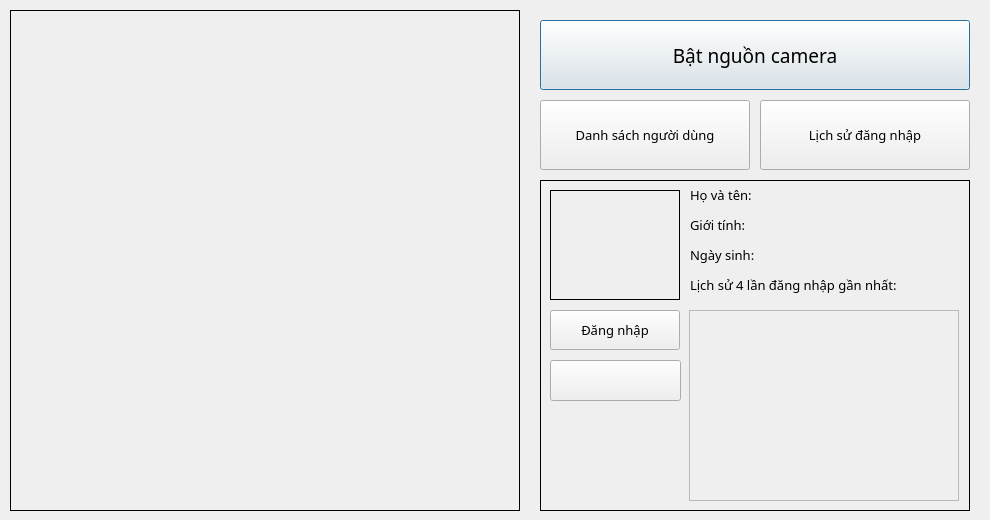
<?xml version="1.0" encoding="UTF-8"?>
<ui version="4.0">
 <class>Dialog</class>
 <widget class="QDialog" name="Dialog">
  <property name="geometry">
   <rect>
    <x>0</x>
    <y>0</y>
    <width>990</width>
    <height>520</height>
   </rect>
  </property>
  <property name="minimumSize">
   <size>
    <width>990</width>
    <height>520</height>
   </size>
  </property>
  <property name="maximumSize">
   <size>
    <width>990</width>
    <height>531</height>
   </size>
  </property>
  <property name="windowTitle">
   <string>Face Regconition App</string>
  </property>
  <property name="whatsThis">
   <string notr="true"/>
  </property>
  <widget class="QPushButton" name="startFuncButton">
   <property name="geometry">
    <rect>
     <x>540</x>
     <y>20</y>
     <width>430</width>
     <height>70</height>
    </rect>
   </property>
   <property name="font">
    <font>
     <family>Quicksand</family>
     <pointsize>14</pointsize>
    </font>
   </property>
   <property name="autoFillBackground">
    <bool>false</bool>
   </property>
   <property name="styleSheet">
    <string notr="true">QPushButton
{
    border-image: url(image/button.png) 0 0 0 0 stretch stretch;
}
QPushButton::pressed
{
    border-image: url(image/pressButton.png) 0 0 0 0 stretch stretch;
}</string>
   </property>
   <property name="text">
    <string>Bật nguồn camera</string>
   </property>
  </widget>
  <widget class="QPushButton" name="profileButton">
   <property name="geometry">
    <rect>
     <x>540</x>
     <y>100</y>
     <width>210</width>
     <height>70</height>
    </rect>
   </property>
   <property name="font">
    <font>
     <family>Quicksand</family>
     <pointsize>10</pointsize>
    </font>
   </property>
   <property name="autoFillBackground">
    <bool>false</bool>
   </property>
   <property name="text">
    <string>Danh sách người dùng</string>
   </property>
  </widget>
  <widget class="QLabel" name="outLine">
   <property name="geometry">
    <rect>
     <x>530</x>
     <y>10</y>
     <width>450</width>
     <height>510</height>
    </rect>
   </property>
   <property name="minimumSize">
    <size>
     <width>0</width>
     <height>0</height>
    </size>
   </property>
   <property name="maximumSize">
    <size>
     <width>1000</width>
     <height>1000</height>
    </size>
   </property>
   <property name="autoFillBackground">
    <bool>false</bool>
   </property>
   <property name="styleSheet">
    <string notr="true">border-width: 2px;
border-radius: 10px;
border-color: rgb(0, 0, 0);</string>
   </property>
   <property name="text">
    <string/>
   </property>
  </widget>
  <widget class="QLabel" name="outLine2">
   <property name="geometry">
    <rect>
     <x>540</x>
     <y>180</y>
     <width>430</width>
     <height>331</height>
    </rect>
   </property>
   <property name="frameShape">
    <enum>QFrame::Box</enum>
   </property>
   <property name="text">
    <string/>
   </property>
  </widget>
  <widget class="QLabel" name="imageScreen">
   <property name="geometry">
    <rect>
     <x>10</x>
     <y>10</y>
     <width>510</width>
     <height>501</height>
    </rect>
   </property>
   <property name="frameShape">
    <enum>QFrame::Box</enum>
   </property>
   <property name="text">
    <string/>
   </property>
  </widget>
  <widget class="QPushButton" name="historyButton">
   <property name="geometry">
    <rect>
     <x>760</x>
     <y>100</y>
     <width>210</width>
     <height>70</height>
    </rect>
   </property>
   <property name="font">
    <font>
     <family>Quicksand</family>
     <pointsize>10</pointsize>
    </font>
   </property>
   <property name="text">
    <string>Lịch sử đăng nhập</string>
   </property>
  </widget>
  <widget class="QScrollArea" name="historyDisplay">
   <property name="geometry">
    <rect>
     <x>689</x>
     <y>310</y>
     <width>270</width>
     <height>191</height>
    </rect>
   </property>
   <property name="widgetResizable">
    <bool>true</bool>
   </property>
   <widget class="QWidget" name="scrollAreaWidgetContents">
    <property name="geometry">
     <rect>
      <x>0</x>
      <y>0</y>
      <width>268</width>
      <height>189</height>
     </rect>
    </property>
   </widget>
  </widget>
  <widget class="QLabel" name="userName">
   <property name="geometry">
    <rect>
     <x>690</x>
     <y>180</y>
     <width>271</width>
     <height>30</height>
    </rect>
   </property>
   <property name="font">
    <font>
     <family>Quicksand</family>
     <pointsize>10</pointsize>
    </font>
   </property>
   <property name="text">
    <string>Họ và tên:</string>
   </property>
  </widget>
  <widget class="QLabel" name="userSex">
   <property name="geometry">
    <rect>
     <x>690</x>
     <y>210</y>
     <width>271</width>
     <height>30</height>
    </rect>
   </property>
   <property name="font">
    <font>
     <family>Quicksand</family>
     <pointsize>10</pointsize>
    </font>
   </property>
   <property name="text">
    <string>Giới tính:</string>
   </property>
  </widget>
  <widget class="QLabel" name="userDob">
   <property name="geometry">
    <rect>
     <x>690</x>
     <y>240</y>
     <width>271</width>
     <height>30</height>
    </rect>
   </property>
   <property name="font">
    <font>
     <family>Quicksand</family>
     <pointsize>10</pointsize>
    </font>
   </property>
   <property name="text">
    <string>Ngày sinh:</string>
   </property>
  </widget>
  <widget class="QLabel" name="userImage">
   <property name="geometry">
    <rect>
     <x>550</x>
     <y>190</y>
     <width>130</width>
     <height>110</height>
    </rect>
   </property>
   <property name="frameShape">
    <enum>QFrame::Box</enum>
   </property>
   <property name="text">
    <string/>
   </property>
  </widget>
  <widget class="QLabel" name="label_4">
   <property name="geometry">
    <rect>
     <x>690</x>
     <y>270</y>
     <width>270</width>
     <height>30</height>
    </rect>
   </property>
   <property name="font">
    <font>
     <family>Quicksand</family>
     <pointsize>10</pointsize>
    </font>
   </property>
   <property name="text">
    <string>Lịch sử 4 lần đăng nhập gần nhất:</string>
   </property>
   <property name="alignment">
    <set>Qt::AlignLeading|Qt::AlignLeft|Qt::AlignVCenter</set>
   </property>
  </widget>
  <widget class="QPushButton" name="loginButton">
   <property name="geometry">
    <rect>
     <x>550</x>
     <y>310</y>
     <width>130</width>
     <height>40</height>
    </rect>
   </property>
   <property name="font">
    <font>
     <family>Quicksand</family>
     <pointsize>10</pointsize>
    </font>
   </property>
   <property name="text">
    <string>Đăng nhập</string>
   </property>
  </widget>
  <widget class="QLabel" name="mask">
   <property name="geometry">
    <rect>
     <x>10</x>
     <y>10</y>
     <width>510</width>
     <height>501</height>
    </rect>
   </property>
   <property name="text">
    <string/>
   </property>
  </widget>
  <widget class="QPushButton" name="editButton">
   <property name="geometry">
    <rect>
     <x>550</x>
     <y>360</y>
     <width>131</width>
     <height>41</height>
    </rect>
   </property>
   <property name="font">
    <font>
     <family>Quicksand</family>
     <pointsize>10</pointsize>
    </font>
   </property>
   <property name="text">
    <string/>
   </property>
  </widget>
  <zorder>imageScreen</zorder>
  <zorder>outLine</zorder>
  <zorder>outLine2</zorder>
  <zorder>startFuncButton</zorder>
  <zorder>profileButton</zorder>
  <zorder>historyButton</zorder>
  <zorder>historyDisplay</zorder>
  <zorder>userImage</zorder>
  <zorder>loginButton</zorder>
  <zorder>mask</zorder>
  <zorder>editButton</zorder>
  <zorder>userName</zorder>
  <zorder>userSex</zorder>
  <zorder>userDob</zorder>
  <zorder>label_4</zorder>
 </widget>
 <resources>
  <include location="../../Face-Recogntion-PyQt/Face_Detection_PyQt_Final/resource.qrc"/>
  <include location="../resource.qrc"/>
 </resources>
 <connections/>
</ui>
